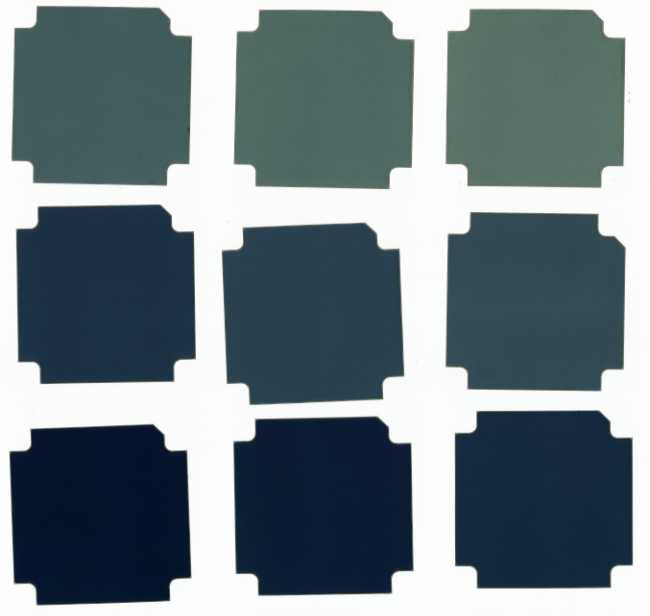
#> input picture calib_EBT3_103124001.tif, 650 x 616 px
$ python control_measurement.py
#> lines starting #> are read from the running program, lines starting #| are printed output that depends on the picture
#> the answer given: calib_EBT3_103124001.tif
#> in measure_control, image is the input picture: shape (616, 650, 3) uint16; mean R, G, B 32417.6, 35725.5, 37204
import numpy as np
import cv2
import tifffile
from typing import Tuple


class ControlROISelector:
    def __init__(self, image: np.ndarray):
        self.original = image

        # Scale down for display while keeping aspect ratio
        scale = min(1000.0 / image.shape[1], 1000.0 / image.shape[0])
#> scale = 1.54
        width = int(image.shape[1] * scale)
#> width = 1000
        height = int(image.shape[0] * scale)
#> height = 947
        self.scale = scale
#> self.scale = 1.54

        # Simple linear scaling from 16-bit to 8-bit for display
        display_image = np.zeros((height, width, 3), dtype=np.uint8)
        for i in range(3):
            channel = cv2.resize((image[:, :, i] / 256).astype(np.uint8), (width, height))
            display_image[:, :, i] = channel
#> this loop made 3 passes
#> pass 1, in __init__, `channel = cv2.resize((image[:, :, i] / 256).astype(np.uint8), (width, ..`:
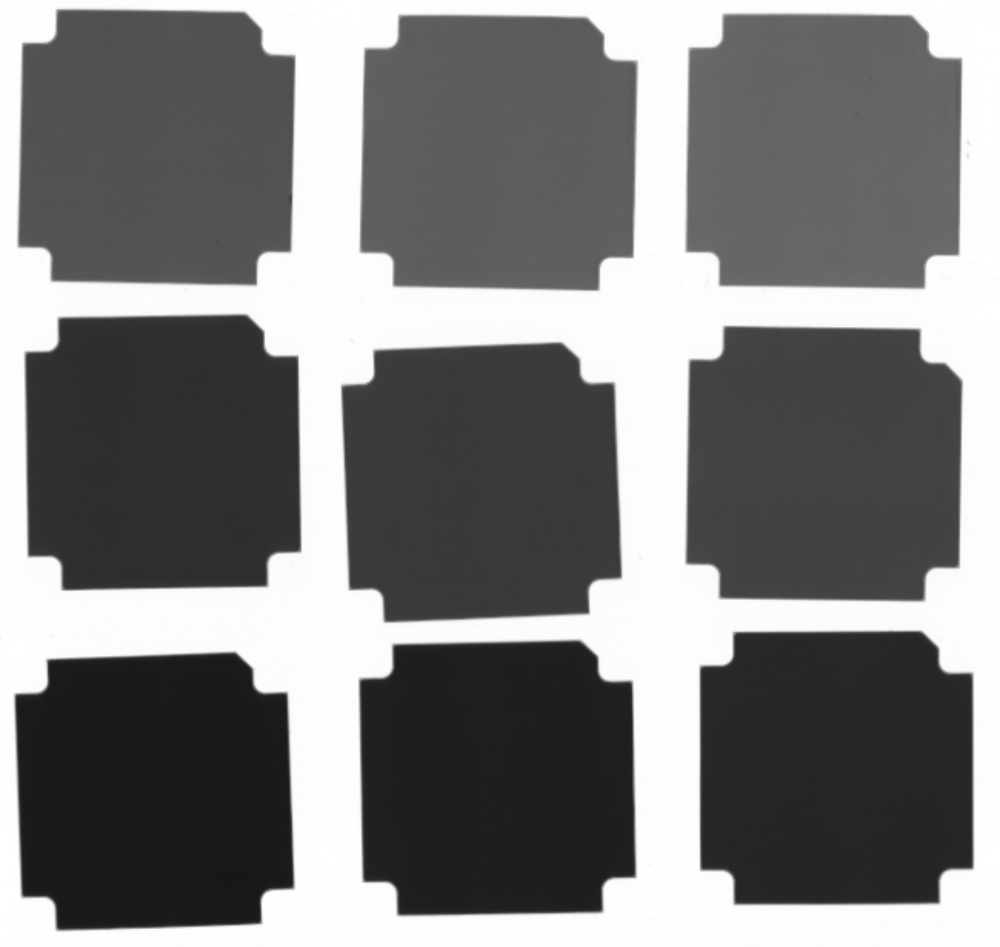
#> channel: shape (947, 1000); min 21, max 255, mean 126.1
#> pass 2, in __init__, `channel = cv2.resize((image[:, :, i] / 256).astype(np.uint8), (width, ..`:
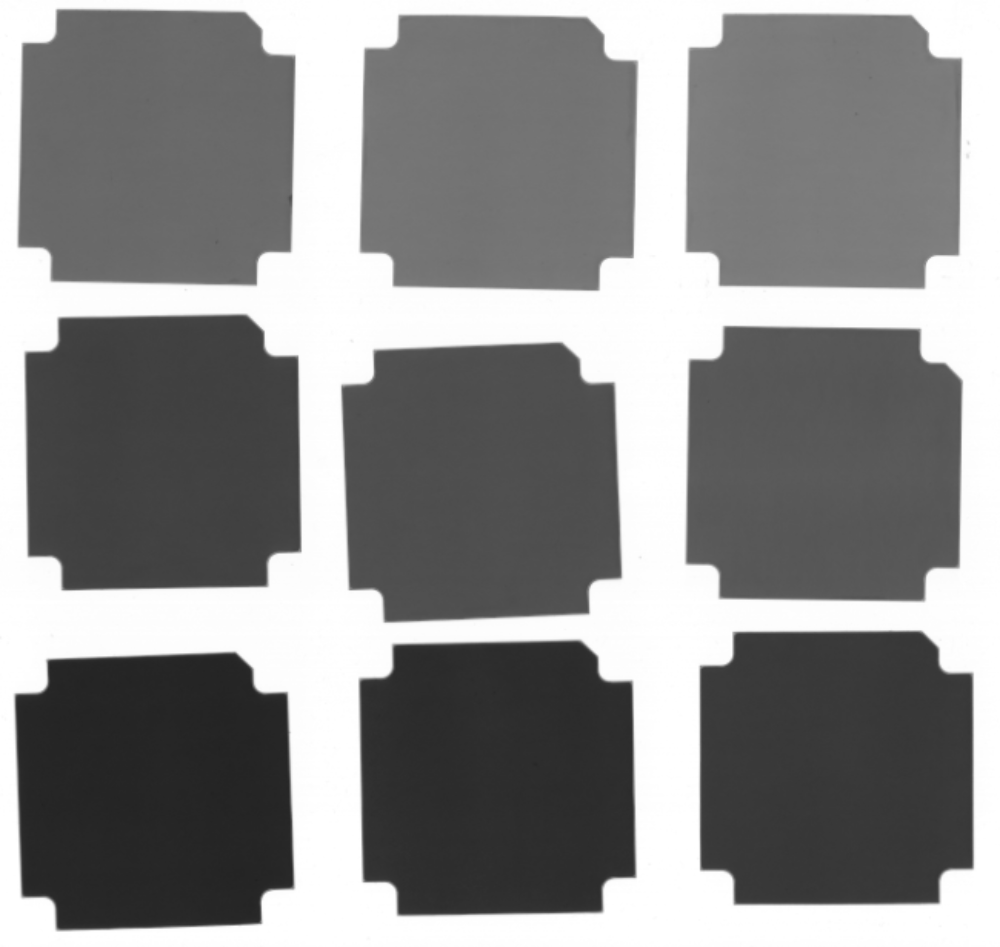
#> channel: shape (947, 1000); min 33, max 255, mean 139
#> pass 3, in __init__, `channel = cv2.resize((image[:, :, i] / 256).astype(np.uint8), (width, ..`:
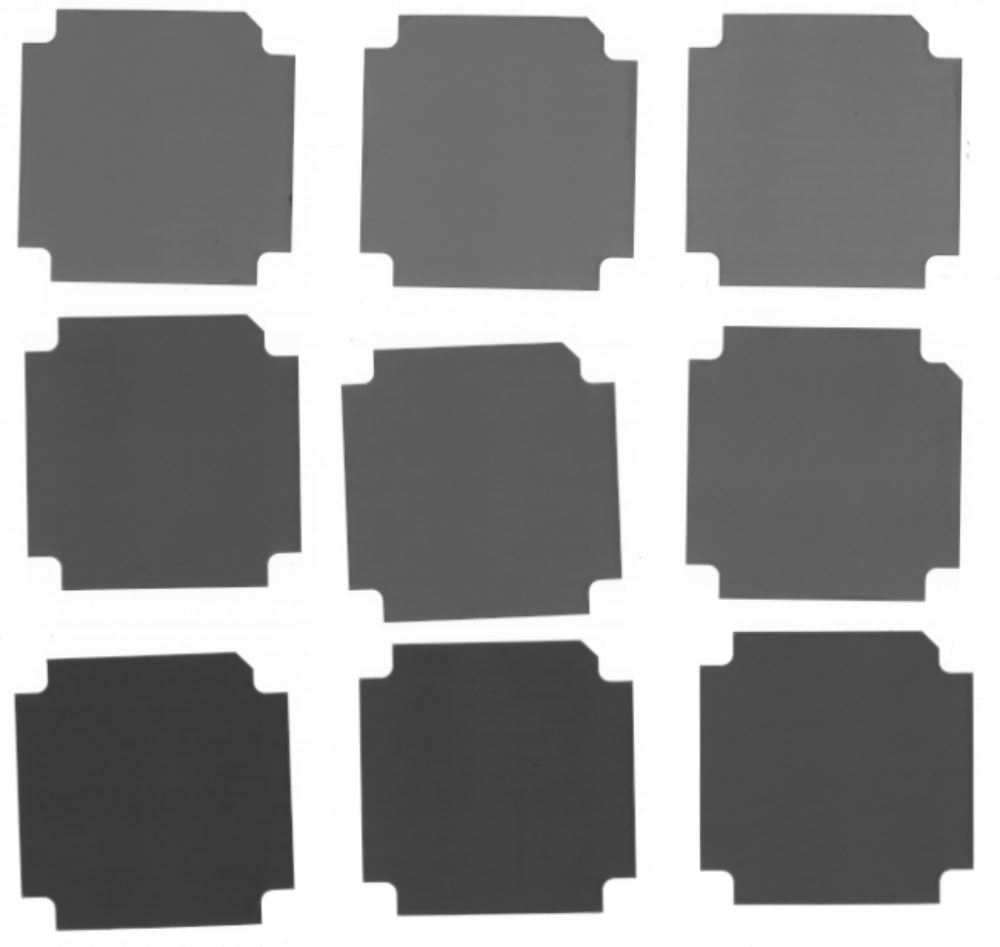
#> channel: shape (947, 1000); min 50, max 255, mean 144.7

        self.display_image = display_image
        self.image = self.display_image.copy()
        self.roi = None
        self.drawing = False
        self.start_x = self.start_y = -1
        self.window_name = 'Select Control Area - Press SPACE when done, ESC to clear'

    def mouse_callback(self, event, x, y, flags, param):
        if event == cv2.EVENT_LBUTTONDOWN:
            self.drawing = True
            self.start_x, self.start_y = x, y
            self.image = self.display_image.copy()

        elif event == cv2.EVENT_MOUSEMOVE:
            if self.drawing:
                img_copy = self.image.copy()
                cv2.rectangle(img_copy, (self.start_x, self.start_y), (x, y), (0, 255, 0), 2)
                cv2.imshow(self.window_name, img_copy)

        elif event == cv2.EVENT_LBUTTONUP:
            self.drawing = False
            # Convert coordinates back to original scale
            x1, y1 = min(self.start_x, x), min(self.start_y, y)
            x2, y2 = max(self.start_x, x), max(self.start_y, y)
            orig_x1 = int(x1 / self.scale)
            orig_y1 = int(y1 / self.scale)
            orig_x2 = int(x2 / self.scale)
            orig_y2 = int(y2 / self.scale)
            self.roi = (slice(orig_y1, orig_y2), slice(orig_x1, orig_x2))

            # Draw the rectangle on display image
            cv2.rectangle(self.image, (x1, y1), (x2, y2), (0, 255, 0), 2)
            cv2.putText(self.image, "Control", (x1, y1 - 10),
                        cv2.FONT_HERSHEY_SIMPLEX, 0.7, (0, 255, 0), 2)
            cv2.imshow(self.window_name, self.image)

    def select_roi(self) -> Tuple[slice, slice]:
        cv2.namedWindow(self.window_name)
        cv2.setMouseCallback(self.window_name, self.mouse_callback)
        cv2.imshow(self.window_name, self.image)

        while True:
            key = cv2.waitKey(1) & 0xFF
#> (key Esc is pressed here)
            if key == 27:  # ESC
                if self.roi is not None:
                    self.roi = None
                    self.image = self.display_image.copy()
                    cv2.imshow(self.window_name, self.image)
            elif key == 32:  # SPACE
                if self.roi is None:
                    print("Please select an area before continuing.")
                    continue
                break

        cv2.destroyAllWindows()
        return self.roi


def measure_control(filepath: str) -> Tuple[float, float, float]:
    """
    Measure control values from an image.

    Args:
        filepath: Path to the TIFF file

    Returns:
        Tuple of (red, green, blue) channel values at dose=0
    """
    print("\nStarting control measurement...")
    print(f"Reading file: {filepath}")

    # Read image using tifffile to preserve 16-bit depth
    image = tifffile.imread(filepath)

    # Create ROI selector and get selection
    selector = ControlROISelector(image)
    print("\nSelect control area:")
    print("1. Draw rectangle with left mouse button")
    print("2. Press ESC to clear selection")
    print("3. Press SPACE when satisfied")
    roi = selector.select_roi()

    # Analyze selected region
    roi_data = image[roi[0], roi[1]]
    means = [np.mean(roi_data[:, :, i]) for i in range(3)]

    print("\nControl measurements (16-bit values):")
    for i, (color, value) in enumerate(zip(['Red', 'Green', 'Blue'], means)):
        print(f"{color} channel mean: {value:.1f}")

    return tuple(means)


if __name__ == "__main__":
    # Example usage
    filepath = input("Enter path to control image file: ")
    try:
        control_values = measure_control(filepath)
        print("\nFinal control values:")
        print(f"Red: {control_values[0]:.1f}")
        print(f"Green: {control_values[1]:.1f}")
        print(f"Blue: {control_values[2]:.1f}")
    except Exception as e:
        print(f"Error occurred: {str(e)}")
